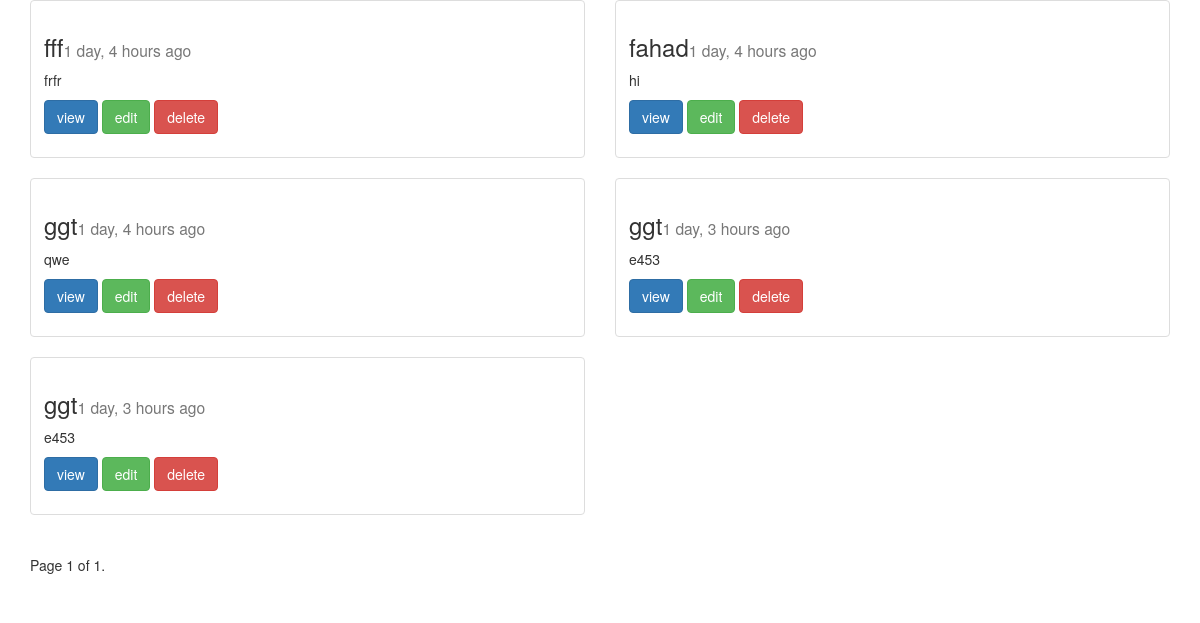
The page /posts/list/ on the database as committed earlier.
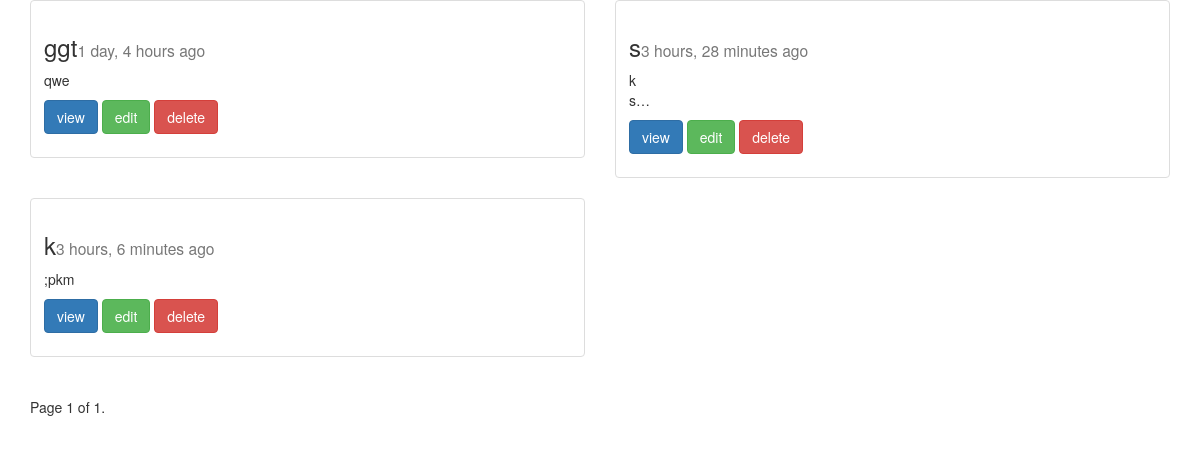
The same page on the database as committed later.
### posts/models.py (models this page shows, shortened)
class Post(models.Model):
	title = models.CharField(max_length=255)
	image = models.ImageField(upload_to="blog_images", null=True, blank=True)
	content = models.TextField()
	updated = models.DateTimeField(auto_now=True, auto_now_add=False)
	timestamp = models.DateTimeField(auto_now=False, auto_now_add=True)
	def get_absolute_url(self):
		return reverse("posts:detail", kwargs={"post_id": self.id})

### posts/views.py (the view)
def post_list(request):
    object_list = Post.objects.all()#.order_by("-timestamp", "-updated")
    paginator = Paginator(object_list, 5) # Show 25 contacts per page
    page = request.GET.get('page')
    try:
        objects = paginator.page(page)
    except PageNotAnInteger:
        objects = paginator.page(1)
    except EmptyPage:
        objects = paginator.page(paginator.num_pages)
    context = {
    "title": "List",
    "object_list": objects
    }
    return render(request, 'post_list.html', context)

### posts/templates/post_list.html (shortened to what this page needs)
{% extends "base.html" %}
{% block content %}
<div class="row">
{% for x in object_list %}
	<div class="col-sm-6">
    	<div class="thumbnail">
     	 	<div class="caption">
       	 		<h3>{{x.title}}<small>{{x.timestamp|timesince}} ago</small></h3>
        		<p>{{x.content|linebreaks|truncatechars:10}}</p>
       	    	<p>
        			<a href="{{x.get_absolute_url}}" class="btn btn-primary">view</a>
        			<a href="{% url 'posts:update' post_id=x.id %}" class="btn btn-success">edit</a>
        			<a href="{% url 'posts:delete' post_id=x.id %}" class="btn btn-danger">delete</a>
				</p>
  			</div>
		</div>
	</div>
{% endfor %}
</div>
<div class="pagination">
    <span class="step-links">
        <span class="current">
            Page {{ object_list.number }} of {{ object_list.paginator.num_pages }}.
        </span>
    </span>
</div>
{% endblock content %}

### posts/templates/base.html (shortened to what this page needs)
<!DOCTYPE html>
{% load static %}
<html>
<head>
	<link rel="stylesheet" href="{% static 'css/bootstrap.min.css' %}">
</head>
<body>
<div class="container">
{% block content %}{% endblock content %}
</div>
</body>
</html>

Rows that differ between the two databases and show on the page:
removed Post: title "fff", timestamp "1 day, 4 hours", content "frfr"
removed Post: title "fahad", timestamp "1 day, 4 hours", content "hi"
removed Post: title "ggt", timestamp "1 day, 3 hours", content "e453"
removed Post: title "ggt", timestamp "1 day, 3 hours", content "e453"
added Post: title "s", timestamp "3 hours, 28 minutes", content "k s…"
added Post: title "k", timestamp "3 hours, 6 minutes", content ";pkm"
